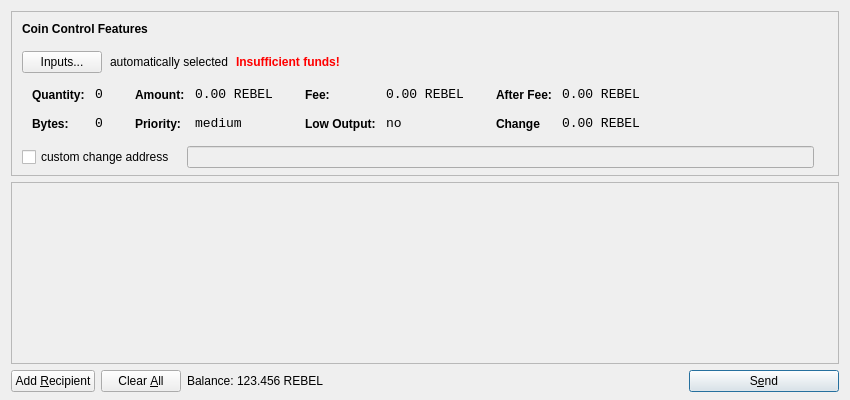
<?xml version="1.0" encoding="UTF-8"?>
<ui version="4.0">
 <class>SendCoinsDialog</class>
 <widget class="QDialog" name="SendCoinsDialog">
  <property name="geometry">
   <rect>
    <x>0</x>
    <y>0</y>
    <width>850</width>
    <height>400</height>
   </rect>
  </property>
  <property name="windowTitle">
   <string>Send Coins</string>
  </property>
  <layout class="QVBoxLayout" name="verticalLayout" stretch="0,1,0">
   <property name="bottomMargin">
    <number>8</number>
   </property>
   <item>
    <widget class="QFrame" name="frameCoinControl">
     <property name="sizePolicy">
      <sizepolicy hsizetype="Expanding" vsizetype="Expanding">
       <horstretch>0</horstretch>
       <verstretch>0</verstretch>
      </sizepolicy>
     </property>
     <property name="maximumSize">
      <size>
       <width>16777215</width>
       <height>16777215</height>
      </size>
     </property>
     <property name="frameShape">
      <enum>QFrame::StyledPanel</enum>
     </property>
     <property name="frameShadow">
      <enum>QFrame::Sunken</enum>
     </property>
     <layout class="QVBoxLayout" name="verticalLayoutCoinControl2">
      <property name="spacing">
       <number>-1</number>
      </property>
      <property name="leftMargin">
       <number>0</number>
      </property>
      <property name="topMargin">
       <number>0</number>
      </property>
      <property name="rightMargin">
       <number>0</number>
      </property>
      <property name="bottomMargin">
       <number>6</number>
      </property>
      <item>
       <layout class="QVBoxLayout" name="verticalLayoutCoinControl" stretch="0,0,0,0,1">
        <property name="spacing">
         <number>0</number>
        </property>
        <property name="leftMargin">
         <number>10</number>
        </property>
        <property name="topMargin">
         <number>10</number>
        </property>
        <item>
         <layout class="QHBoxLayout" name="horizontalLayoutCoinControl1">
          <property name="bottomMargin">
           <number>15</number>
          </property>
          <item>
           <widget class="QLabel" name="labelCoinControlFeatures">
            <property name="sizePolicy">
             <sizepolicy hsizetype="Preferred" vsizetype="Maximum">
              <horstretch>0</horstretch>
              <verstretch>0</verstretch>
             </sizepolicy>
            </property>
            <property name="font">
             <font>
              <weight>75</weight>
              <bold>true</bold>
             </font>
            </property>
            <property name="styleSheet">
             <string notr="true">font-weight:bold;</string>
            </property>
            <property name="text">
             <string>Coin Control Features</string>
            </property>
           </widget>
          </item>
         </layout>
        </item>
        <item>
         <layout class="QHBoxLayout" name="horizontalLayoutCoinControl2" stretch="0,0,0,0">
          <property name="spacing">
           <number>8</number>
          </property>
          <property name="bottomMargin">
           <number>10</number>
          </property>
          <item>
           <widget class="QPushButton" name="pushButtonCoinControl">
            <property name="styleSheet">
             <string notr="true"/>
            </property>
            <property name="text">
             <string>Inputs...</string>
            </property>
           </widget>
          </item>
          <item>
           <widget class="QLabel" name="labelCoinControlAutomaticallySelected">
            <property name="text">
             <string>automatically selected</string>
            </property>
            <property name="margin">
             <number>5</number>
            </property>
           </widget>
          </item>
          <item>
           <widget class="QLabel" name="labelCoinControlInsuffFunds">
            <property name="font">
             <font>
              <weight>75</weight>
              <bold>true</bold>
             </font>
            </property>
            <property name="styleSheet">
             <string notr="true">color:red;font-weight:bold;</string>
            </property>
            <property name="text">
             <string>Insufficient funds!</string>
            </property>
            <property name="margin">
             <number>5</number>
            </property>
           </widget>
          </item>
          <item>
           <spacer name="horizontalSpacerCoinControl">
            <property name="orientation">
             <enum>Qt::Horizontal</enum>
            </property>
            <property name="sizeHint" stdset="0">
             <size>
              <width>40</width>
              <height>1</height>
             </size>
            </property>
           </spacer>
          </item>
         </layout>
        </item>
        <item>
         <widget class="QWidget" name="widgetCoinControl" native="true">
          <property name="sizePolicy">
           <sizepolicy hsizetype="Preferred" vsizetype="Preferred">
            <horstretch>0</horstretch>
            <verstretch>0</verstretch>
           </sizepolicy>
          </property>
          <property name="minimumSize">
           <size>
            <width>0</width>
            <height>0</height>
           </size>
          </property>
          <property name="styleSheet">
           <string notr="true"/>
          </property>
          <layout class="QHBoxLayout" name="horizontalLayoutCoinControl5">
           <property name="margin">
            <number>0</number>
           </property>
           <item>
            <layout class="QHBoxLayout" name="horizontalLayoutCoinControl3" stretch="0,0,0,1">
             <property name="spacing">
              <number>20</number>
             </property>
             <property name="topMargin">
              <number>0</number>
             </property>
             <property name="bottomMargin">
              <number>10</number>
             </property>
             <item>
              <layout class="QFormLayout" name="formLayoutCoinControl1">
               <property name="horizontalSpacing">
                <number>10</number>
               </property>
               <property name="verticalSpacing">
                <number>14</number>
               </property>
               <property name="leftMargin">
                <number>10</number>
               </property>
               <property name="topMargin">
                <number>4</number>
               </property>
               <property name="rightMargin">
                <number>6</number>
               </property>
               <item row="0" column="0">
                <widget class="QLabel" name="labelCoinControlQuantityText">
                 <property name="styleSheet">
                  <string notr="true">font-weight:bold;</string>
                 </property>
                 <property name="text">
                  <string>Quantity:</string>
                 </property>
                 <property name="margin">
                  <number>0</number>
                 </property>
                </widget>
               </item>
               <item row="0" column="1">
                <widget class="QLabel" name="labelCoinControlQuantity">
                 <property name="font">
                  <font>
                   <family>Monospace</family>
                   <pointsize>10</pointsize>
                  </font>
                 </property>
                 <property name="cursor">
                  <cursorShape>IBeamCursor</cursorShape>
                 </property>
                 <property name="contextMenuPolicy">
                  <enum>Qt::ActionsContextMenu</enum>
                 </property>
                 <property name="text">
                  <string>0</string>
                 </property>
                 <property name="margin">
                  <number>0</number>
                 </property>
                 <property name="textInteractionFlags">
                  <set>Qt::LinksAccessibleByMouse|Qt::TextSelectableByKeyboard|Qt::TextSelectableByMouse</set>
                 </property>
                </widget>
               </item>
               <item row="1" column="0">
                <widget class="QLabel" name="labelCoinControlBytesText">
                 <property name="styleSheet">
                  <string notr="true">font-weight:bold;</string>
                 </property>
                 <property name="text">
                  <string>Bytes:</string>
                 </property>
                </widget>
               </item>
               <item row="1" column="1">
                <widget class="QLabel" name="labelCoinControlBytes">
                 <property name="font">
                  <font>
                   <family>Monospace</family>
                   <pointsize>10</pointsize>
                  </font>
                 </property>
                 <property name="cursor">
                  <cursorShape>IBeamCursor</cursorShape>
                 </property>
                 <property name="contextMenuPolicy">
                  <enum>Qt::ActionsContextMenu</enum>
                 </property>
                 <property name="text">
                  <string>0</string>
                 </property>
                 <property name="textInteractionFlags">
                  <set>Qt::LinksAccessibleByMouse|Qt::TextSelectableByKeyboard|Qt::TextSelectableByMouse</set>
                 </property>
                </widget>
               </item>
              </layout>
             </item>
             <item>
              <layout class="QFormLayout" name="formLayoutCoinControl2">
               <property name="horizontalSpacing">
                <number>10</number>
               </property>
               <property name="verticalSpacing">
                <number>14</number>
               </property>
               <property name="leftMargin">
                <number>6</number>
               </property>
               <property name="topMargin">
                <number>4</number>
               </property>
               <property name="rightMargin">
                <number>6</number>
               </property>
               <item row="0" column="0">
                <widget class="QLabel" name="labelCoinControlAmountText">
                 <property name="styleSheet">
                  <string notr="true">font-weight:bold;</string>
                 </property>
                 <property name="text">
                  <string>Amount:</string>
                 </property>
                 <property name="margin">
                  <number>0</number>
                 </property>
                </widget>
               </item>
               <item row="0" column="1">
                <widget class="QLabel" name="labelCoinControlAmount">
                 <property name="font">
                  <font>
                   <family>Monospace</family>
                   <pointsize>10</pointsize>
                  </font>
                 </property>
                 <property name="cursor">
                  <cursorShape>IBeamCursor</cursorShape>
                 </property>
                 <property name="contextMenuPolicy">
                  <enum>Qt::ActionsContextMenu</enum>
                 </property>
                 <property name="text">
                  <string>0.00 REBEL</string>
                 </property>
                 <property name="textInteractionFlags">
                  <set>Qt::LinksAccessibleByMouse|Qt::TextSelectableByKeyboard|Qt::TextSelectableByMouse</set>
                 </property>
                </widget>
               </item>
               <item row="1" column="0">
                <widget class="QLabel" name="labelCoinControlPriorityText">
                 <property name="styleSheet">
                  <string notr="true">font-weight:bold;</string>
                 </property>
                 <property name="text">
                  <string>Priority:</string>
                 </property>
                </widget>
               </item>
               <item row="1" column="1">
                <widget class="QLabel" name="labelCoinControlPriority">
                 <property name="font">
                  <font>
                   <family>Monospace</family>
                   <pointsize>10</pointsize>
                  </font>
                 </property>
                 <property name="cursor">
                  <cursorShape>IBeamCursor</cursorShape>
                 </property>
                 <property name="contextMenuPolicy">
                  <enum>Qt::ActionsContextMenu</enum>
                 </property>
                 <property name="text">
                  <string>medium</string>
                 </property>
                 <property name="textInteractionFlags">
                  <set>Qt::LinksAccessibleByMouse|Qt::TextSelectableByKeyboard|Qt::TextSelectableByMouse</set>
                 </property>
                </widget>
               </item>
              </layout>
             </item>
             <item>
              <layout class="QFormLayout" name="formLayoutCoinControl3">
               <property name="horizontalSpacing">
                <number>10</number>
               </property>
               <property name="verticalSpacing">
                <number>14</number>
               </property>
               <property name="leftMargin">
                <number>6</number>
               </property>
               <property name="topMargin">
                <number>4</number>
               </property>
               <property name="rightMargin">
                <number>6</number>
               </property>
               <item row="0" column="0">
                <widget class="QLabel" name="labelCoinControlFeeText">
                 <property name="styleSheet">
                  <string notr="true">font-weight:bold;</string>
                 </property>
                 <property name="text">
                  <string>Fee:</string>
                 </property>
                 <property name="margin">
                  <number>0</number>
                 </property>
                </widget>
               </item>
               <item row="0" column="1">
                <widget class="QLabel" name="labelCoinControlFee">
                 <property name="font">
                  <font>
                   <family>Monospace</family>
                   <pointsize>10</pointsize>
                  </font>
                 </property>
                 <property name="cursor">
                  <cursorShape>IBeamCursor</cursorShape>
                 </property>
                 <property name="contextMenuPolicy">
                  <enum>Qt::ActionsContextMenu</enum>
                 </property>
                 <property name="text">
                  <string>0.00 REBEL</string>
                 </property>
                 <property name="textInteractionFlags">
                  <set>Qt::LinksAccessibleByMouse|Qt::TextSelectableByKeyboard|Qt::TextSelectableByMouse</set>
                 </property>
                </widget>
               </item>
               <item row="1" column="0">
                <widget class="QLabel" name="labelCoinControlLowOutputText">
                 <property name="styleSheet">
                  <string notr="true">font-weight:bold;</string>
                 </property>
                 <property name="text">
                  <string>Low Output:</string>
                 </property>
                </widget>
               </item>
               <item row="1" column="1">
                <widget class="QLabel" name="labelCoinControlLowOutput">
                 <property name="font">
                  <font>
                   <family>Monospace</family>
                   <pointsize>10</pointsize>
                  </font>
                 </property>
                 <property name="cursor">
                  <cursorShape>IBeamCursor</cursorShape>
                 </property>
                 <property name="contextMenuPolicy">
                  <enum>Qt::ActionsContextMenu</enum>
                 </property>
                 <property name="text">
                  <string>no</string>
                 </property>
                 <property name="textInteractionFlags">
                  <set>Qt::LinksAccessibleByMouse|Qt::TextSelectableByKeyboard|Qt::TextSelectableByMouse</set>
                 </property>
                </widget>
               </item>
              </layout>
             </item>
             <item>
              <layout class="QFormLayout" name="formLayoutCoinControl4">
               <property name="horizontalSpacing">
                <number>10</number>
               </property>
               <property name="verticalSpacing">
                <number>14</number>
               </property>
               <property name="leftMargin">
                <number>6</number>
               </property>
               <property name="topMargin">
                <number>4</number>
               </property>
               <property name="rightMargin">
                <number>6</number>
               </property>
               <item row="0" column="0">
                <widget class="QLabel" name="labelCoinControlAfterFeeText">
                 <property name="styleSheet">
                  <string notr="true">font-weight:bold;</string>
                 </property>
                 <property name="text">
                  <string>After Fee:</string>
                 </property>
                 <property name="margin">
                  <number>0</number>
                 </property>
                </widget>
               </item>
               <item row="0" column="1">
                <widget class="QLabel" name="labelCoinControlAfterFee">
                 <property name="font">
                  <font>
                   <family>Monospace</family>
                   <pointsize>10</pointsize>
                  </font>
                 </property>
                 <property name="cursor">
                  <cursorShape>IBeamCursor</cursorShape>
                 </property>
                 <property name="contextMenuPolicy">
                  <enum>Qt::ActionsContextMenu</enum>
                 </property>
                 <property name="text">
                  <string>0.00 REBEL</string>
                 </property>
                 <property name="textInteractionFlags">
                  <set>Qt::LinksAccessibleByMouse|Qt::TextSelectableByKeyboard|Qt::TextSelectableByMouse</set>
                 </property>
                </widget>
               </item>
               <item row="1" column="0">
                <widget class="QLabel" name="labelCoinControlChangeText">
                 <property name="styleSheet">
                  <string notr="true">font-weight:bold;</string>
                 </property>
                 <property name="text">
                  <string>Change</string>
                 </property>
                </widget>
               </item>
               <item row="1" column="1">
                <widget class="QLabel" name="labelCoinControlChange">
                 <property name="font">
                  <font>
                   <family>Monospace</family>
                   <pointsize>10</pointsize>
                  </font>
                 </property>
                 <property name="cursor">
                  <cursorShape>IBeamCursor</cursorShape>
                 </property>
                 <property name="contextMenuPolicy">
                  <enum>Qt::ActionsContextMenu</enum>
                 </property>
                 <property name="text">
                  <string>0.00 REBEL</string>
                 </property>
                 <property name="textInteractionFlags">
                  <set>Qt::LinksAccessibleByMouse|Qt::TextSelectableByKeyboard|Qt::TextSelectableByMouse</set>
                 </property>
                </widget>
               </item>
              </layout>
             </item>
            </layout>
           </item>
          </layout>
         </widget>
        </item>
        <item>
         <layout class="QHBoxLayout" name="horizontalLayoutCoinControl4" stretch="0,0,0">
          <property name="spacing">
           <number>12</number>
          </property>
          <property name="sizeConstraint">
           <enum>QLayout::SetDefaultConstraint</enum>
          </property>
          <property name="topMargin">
           <number>5</number>
          </property>
          <property name="rightMargin">
           <number>5</number>
          </property>
          <item>
           <widget class="QCheckBox" name="checkBoxCoinControlChange">
            <property name="text">
             <string>custom change address</string>
            </property>
           </widget>
          </item>
          <item>
           <widget class="QLineEdit" name="lineEditCoinControlChange">
            <property name="enabled">
             <bool>false</bool>
            </property>
            <property name="sizePolicy">
             <sizepolicy hsizetype="Expanding" vsizetype="Fixed">
              <horstretch>0</horstretch>
              <verstretch>0</verstretch>
             </sizepolicy>
            </property>
           </widget>
          </item>
          <item>
           <widget class="QLabel" name="labelCoinControlChangeLabel">
            <property name="sizePolicy">
             <sizepolicy hsizetype="Preferred" vsizetype="Expanding">
              <horstretch>0</horstretch>
              <verstretch>0</verstretch>
             </sizepolicy>
            </property>
            <property name="minimumSize">
             <size>
              <width>0</width>
              <height>0</height>
             </size>
            </property>
            <property name="text">
             <string/>
            </property>
            <property name="margin">
             <number>3</number>
            </property>
           </widget>
          </item>
         </layout>
        </item>
        <item>
         <spacer name="verticalSpacerCoinControl">
          <property name="orientation">
           <enum>Qt::Vertical</enum>
          </property>
          <property name="sizeHint" stdset="0">
           <size>
            <width>800</width>
            <height>1</height>
           </size>
          </property>
         </spacer>
        </item>
       </layout>
      </item>
     </layout>
    </widget>
   </item>
   <item>
    <widget class="QScrollArea" name="scrollArea">
     <property name="widgetResizable">
      <bool>true</bool>
     </property>
     <widget class="QWidget" name="scrollAreaWidgetContents">
      <property name="geometry">
       <rect>
        <x>0</x>
        <y>0</y>
        <width>830</width>
        <height>165</height>
       </rect>
      </property>
      <layout class="QVBoxLayout" name="verticalLayout_2">
       <property name="margin">
        <number>0</number>
       </property>
       <item>
        <layout class="QVBoxLayout" name="entries">
         <property name="spacing">
          <number>6</number>
         </property>
        </layout>
       </item>
       <item>
        <spacer name="verticalSpacer">
         <property name="orientation">
          <enum>Qt::Vertical</enum>
         </property>
         <property name="sizeHint" stdset="0">
          <size>
           <width>20</width>
           <height>40</height>
          </size>
         </property>
        </spacer>
       </item>
      </layout>
     </widget>
    </widget>
   </item>
   <item>
    <layout class="QHBoxLayout" name="horizontalLayout">
     <item>
      <widget class="QPushButton" name="addButton">
       <property name="toolTip">
        <string>Send to multiple recipients at once</string>
       </property>
       <property name="text">
        <string>Add &amp;Recipient</string>
       </property>
       <property name="icon">
        <iconset resource="../bitcoin.qrc">
         <normaloff>:/icons/add</normaloff>:/icons/add</iconset>
       </property>
       <property name="autoDefault">
        <bool>false</bool>
       </property>
      </widget>
     </item>
     <item>
      <widget class="QPushButton" name="clearButton">
       <property name="sizePolicy">
        <sizepolicy hsizetype="Minimum" vsizetype="Fixed">
         <horstretch>0</horstretch>
         <verstretch>0</verstretch>
        </sizepolicy>
       </property>
       <property name="toolTip">
        <string>Remove all transaction fields</string>
       </property>
       <property name="text">
        <string>Clear &amp;All</string>
       </property>
       <property name="icon">
        <iconset resource="../bitcoin.qrc">
         <normaloff>:/icons/remove</normaloff>:/icons/remove</iconset>
       </property>
       <property name="autoRepeatDelay">
        <number>300</number>
       </property>
       <property name="autoDefault">
        <bool>false</bool>
       </property>
      </widget>
     </item>
     <item>
      <layout class="QHBoxLayout" name="horizontalLayout_2">
       <property name="spacing">
        <number>3</number>
       </property>
       <item>
        <widget class="QLabel" name="label">
         <property name="sizePolicy">
          <sizepolicy hsizetype="Preferred" vsizetype="Fixed">
           <horstretch>0</horstretch>
           <verstretch>0</verstretch>
          </sizepolicy>
         </property>
         <property name="text">
          <string>Balance:</string>
         </property>
        </widget>
       </item>
       <item>
        <widget class="QLabel" name="labelBalance">
         <property name="sizePolicy">
          <sizepolicy hsizetype="Preferred" vsizetype="Fixed">
           <horstretch>0</horstretch>
           <verstretch>0</verstretch>
          </sizepolicy>
         </property>
         <property name="cursor">
          <cursorShape>IBeamCursor</cursorShape>
         </property>
         <property name="text">
          <string>123.456 REBEL</string>
         </property>
         <property name="textInteractionFlags">
          <set>Qt::LinksAccessibleByMouse|Qt::TextSelectableByKeyboard|Qt::TextSelectableByMouse</set>
         </property>
        </widget>
       </item>
      </layout>
     </item>
     <item>
      <spacer name="horizontalSpacer">
       <property name="orientation">
        <enum>Qt::Horizontal</enum>
       </property>
       <property name="sizeHint" stdset="0">
        <size>
         <width>40</width>
         <height>20</height>
        </size>
       </property>
      </spacer>
     </item>
     <item>
      <widget class="QPushButton" name="sendButton">
       <property name="minimumSize">
        <size>
         <width>150</width>
         <height>0</height>
        </size>
       </property>
       <property name="toolTip">
        <string>Confirm the send action</string>
       </property>
       <property name="text">
        <string>S&amp;end</string>
       </property>
       <property name="icon">
        <iconset resource="../bitcoin.qrc">
         <normaloff>:/icons/send</normaloff>:/icons/send</iconset>
       </property>
       <property name="default">
        <bool>true</bool>
       </property>
      </widget>
     </item>
    </layout>
   </item>
  </layout>
 </widget>
 <resources>
  <include location="../bitcoin.qrc"/>
 </resources>
 <connections/>
</ui>
